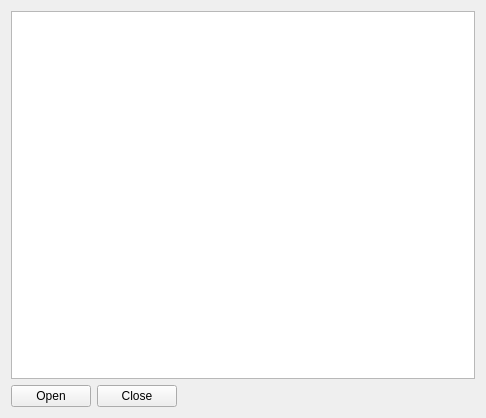
<?xml version="1.0" encoding="UTF-8"?>
<ui version="4.0">
 <class>WidgetFolderTree</class>
 <widget class="QWidget" name="WidgetFolderTree">
  <property name="geometry">
   <rect>
    <x>0</x>
    <y>0</y>
    <width>486</width>
    <height>418</height>
   </rect>
  </property>
  <property name="windowTitle">
   <string>Folder Tree</string>
  </property>
  <layout class="QVBoxLayout" name="verticalLayout">
   <item>
    <widget class="QTreeView" name="treeView"/>
   </item>
   <item>
    <layout class="QHBoxLayout" name="horizontalLayout">
     <item>
      <widget class="QPushButton" name="pushButtonOpen">
       <property name="text">
        <string>Open</string>
       </property>
      </widget>
     </item>
     <item>
      <widget class="QPushButton" name="pushButtonClose">
       <property name="text">
        <string>Close</string>
       </property>
      </widget>
     </item>
     <item>
      <spacer name="horizontalSpacer">
       <property name="orientation">
        <enum>Qt::Horizontal</enum>
       </property>
       <property name="sizeHint" stdset="0">
        <size>
         <width>40</width>
         <height>20</height>
        </size>
       </property>
      </spacer>
     </item>
    </layout>
   </item>
  </layout>
 </widget>
 <resources/>
 <connections/>
</ui>
